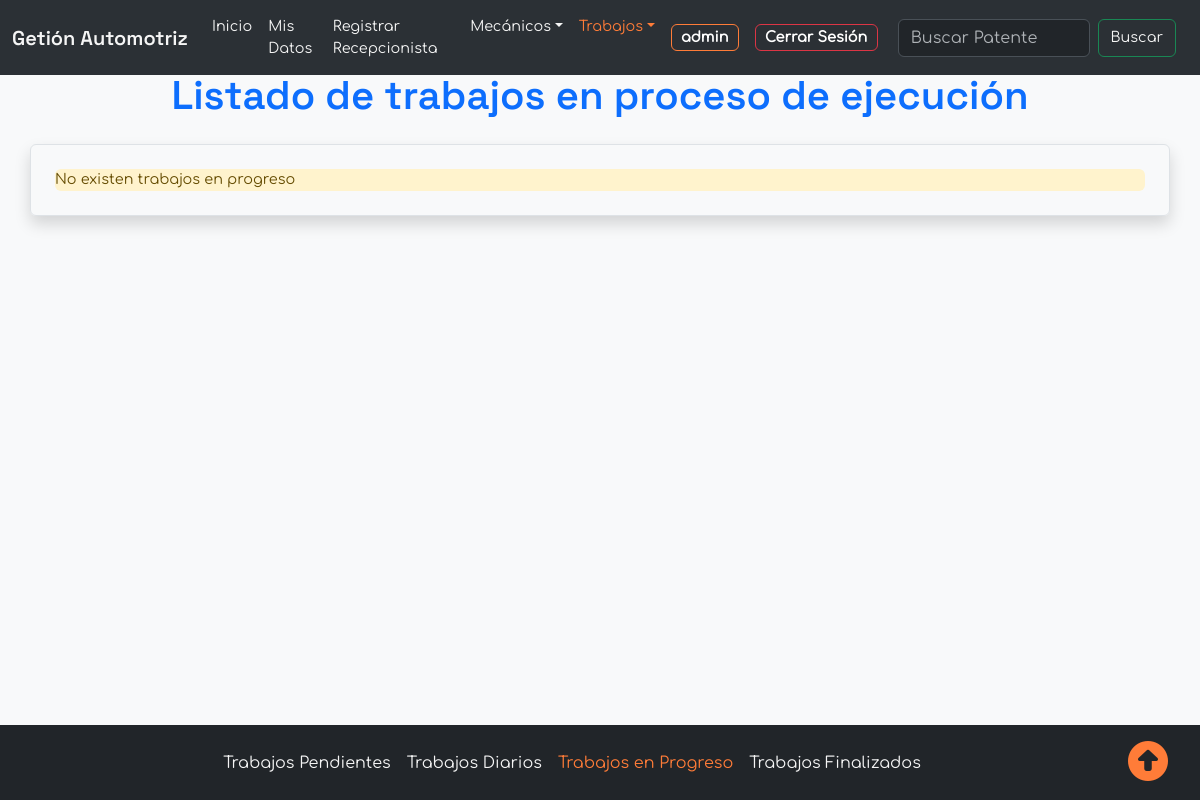
The page /list_jobs_inprogress/ (signed in) on the database as committed earlier.
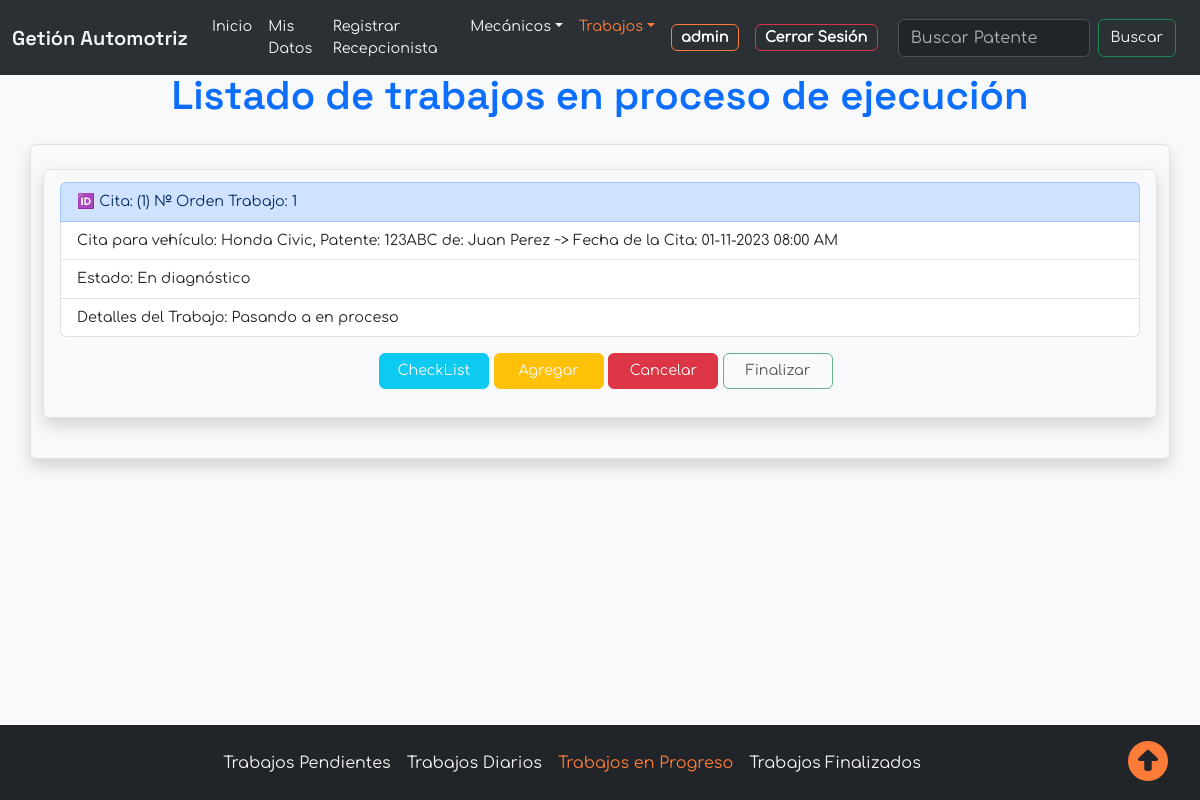
The same page on the database as committed later.
### Management/models.py (models this page shows)
class Job(models.Model):
    appointment = models.ForeignKey(Appointment, on_delete=models.CASCADE)
    description_job = models.TextField(null=True, blank=True)
    status = models.ForeignKey(VehicleStatus, on_delete=models.CASCADE)
    def __str__(self):
        return f"{self.appointment}"

class Appointment(models.Model):
    vehicle = models.ForeignKey(Vehicle, on_delete=models.SET_NULL, null=True)
    attention = models.ForeignKey(Attention, on_delete=models.CASCADE)
    date_register = models.DateField()
    date_created = models.DateTimeField(auto_now_add=True) # auto add: ingresa time automaticamente si no se ingresa manualmente
    date_finished = models.DateTimeField(null=True, blank=True) # Blank , se puede dejar vacio para llenado posterior
    mechanic = models.ForeignKey(Mechanic, on_delete=models.CASCADE)
    workshop = models.ForeignKey(Workshop, on_delete=models.CASCADE)
    description_customer = models.TextField(null=True, blank=True)
    inprogress = models.BooleanField(default=False)
    completed = models.BooleanField(default=False)
    def __str__(self):
        return f"Cita para vehículo: {self.vehicle} ~> Fecha de la Cita: {self.date_register.strftime('%d-%m-%Y')} {self.attention}"

class Vehicle(models.Model):
    customer = models.ForeignKey(User,
                                on_delete=models.CASCADE,
                                null=False,
                                blank=False,)
    brand = models.CharField(max_length=50)
    model = models.CharField(max_length=50)
    patent = models.CharField(max_length=10)
    year = models.PositiveIntegerField(default=0)
    def __str__(self):
        return f"{self.brand.capitalize()} {self.model.capitalize()}, Patente: {self.patent}  de: {self.customer.first_name} {self.customer.last_name}"

class Attention(models.Model):
    attention = models.TimeField()
    def formatted_attention(self):
        if self.attention.hour == 8:
            context = ('AM')
        else:
            context = ('PM')
        return f"{self.attention.__format__('%H:%M')} {context}"
    def __str__(self):
        return f"{self.formatted_attention()}"

class VehicleStatus(models.Model):
    status = models.CharField(max_length=50)
    def __str__(self):
        return f"{self.status}"

### Management/views.py (the view)
# urls.py: path('list_jobs_inprogress/', views.list_jobs_inprogress ,name='list_jobs_inprogress'),
@login_required
@recepcionist_required
def list_jobs_inprogress(request):
    current_date = timezone.now().date()
    appointments = Appointment.objects.filter(
        Q(inprogress=True, completed=False)
        & ~Q(date_register=current_date)
        & Q(date_finished__isnull=True))
    jobs = Job.objects.filter(appointment__in=appointments).order_by('appointment__date_register')
    error =  'No existen trabajos en progreso'
    return render(request, 'list_jobs_inprogress.html', {
        'list_jobs':jobs,
        'error':error,
    })

### Management/templates/app/list_jobs_inprogress.html (shortened to what this page needs)
{% extends 'base_recepcionist.html' %}
{% load static %}
{% block header %}
    <h1>Listado de trabajos en proceso de ejecución</h1>
{% endblock header %}
{% block content %}
    {% if list_jobs %}
        {% for job in list_jobs %}
        {% if not job.appointment.completed and job.appointment.inprogress %}
            <article class="jobs row border rounded shadow mb-3 p-1 ps-3">
                <ul class="list-group mt-2">
                    <li class="list-group-item list-group-item-primary">&#127380; Cita: ({{ job.appointment.id }})  &#8470; Orden Trabajo: {{ job.id }}</li>
                    <li class="list-group-item">{{ job }}</li>
                    <li class="list-group-item">Estado: {{ job.status }}</li>
                    <li class="list-group-item">Detalles del Trabajo: {{ job.description_job }}</li>
                </ul>
                    <div class="btn-jobs justify-content-between text-center py-3">
                        <a class="btn btn-info custom-btn mb-2" href="{% url 'checklist' job.id %}">
                            CheckList
                        </a>
                        <a class="btn btn-warning custom-btn mb-2" href="{% url 'update_job' job.id %}">
                            Agregar
                        </a>
                        <form action="{% url 'delete_job_inprogress' job.appointment.id 'inprogress' %}" method="POST" class="d-inline confirm-form">
                            <button class="btn btn-danger custom-btn mb-2 confirm-button" data-action="delete">
                                Cancelar
                            </button>
                        </form>
                        {% if job.status.id == 7 %}
                        <form action="{% url 'completed_job' job.id %}" method="POST" class="d-inline confirm-form">
                            {% csrf_token %}
                            <button class="btn btn-success custom-btn mb-2 confirm-button" data-action="confirm">
                                Finalizar
                            </button>
                        </form>
                        {% else %}
                        <button class="btn btn-outline-success custom-btn mb-2" disabled>
                            Finalizar
                        </button>
                    {% endif %}
                </div>
            </article>
        {% endif %}
        {% endfor %}
    {% else %}
        <li class="list-group-item list-group-item-warning">{{ error }}</li>
    {% endif %}
{% endblock content %}

Rows that differ between the two databases and show on the page:
added Job: appointment.id "1", id "1", appointment.attention "Cita para vehículo: Honda Civic, Patente: 123ABC de: Juan Perez ~> Fecha de la Cita: 01-11-2023 08:00 AM", status "En diagnóstico", description_job "Pasando a en proceso", shows "Finalizar"
Other text that changed with them:
{{ error }}: "No existen trabajos en progreso" → (not shown)
